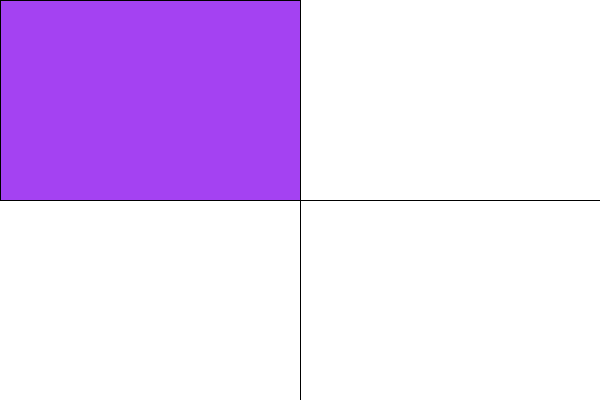
Frame 1 (no input)
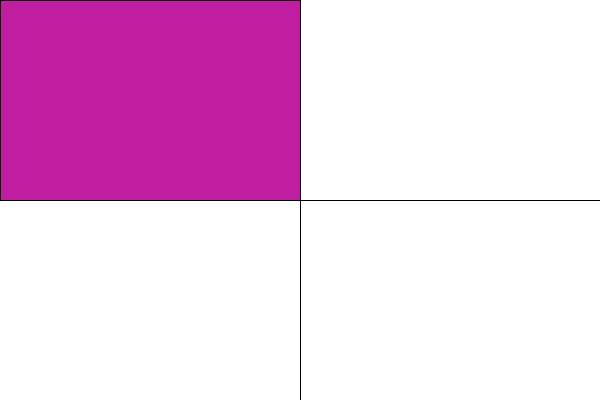
Frame 60 (the mouse pressed at the canvas centre just before this capture)
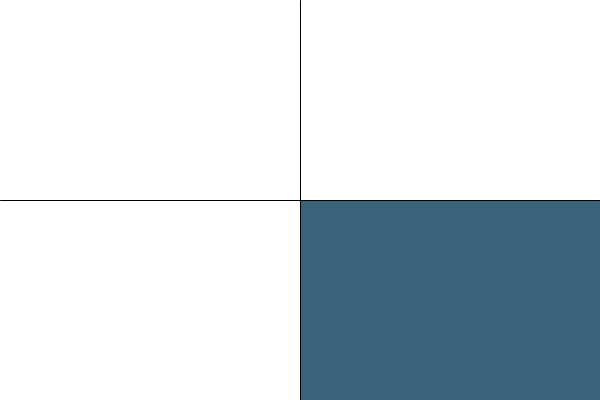
Frame 120 (the mouse held since frame 60 and released just before this capture)

The Processing sketch that drew these frames (run headless with seeded random() and noise(); from frame 60 on, the mouse is pressed at the canvas centre):

// Processing sketch: processing_134966
// ── processing_134966.pde

void setup () {
  size(600, 400);
  frameRate(24);
}

void draw() {
  background(255);
  fill (random(0,255),random(0,255),random(0,255));
  line( width/2,0, width/2,height);
  line(0,height/2, width,height/2);
  //&&, ||
  if (mouseX < width/2) {
    if (mouseY < height/2) {
      rect(0, 0, width/2, height/2);
    }else {
      rect(0, height/2, width/2, height/2);
    }
  }else {
    if (mouseY < height/2) {
      rect(width/2, 0, width/2, height/2);
    }else {
      rect(width/2, height/2, width/2, height/2);
    }
  }
}
